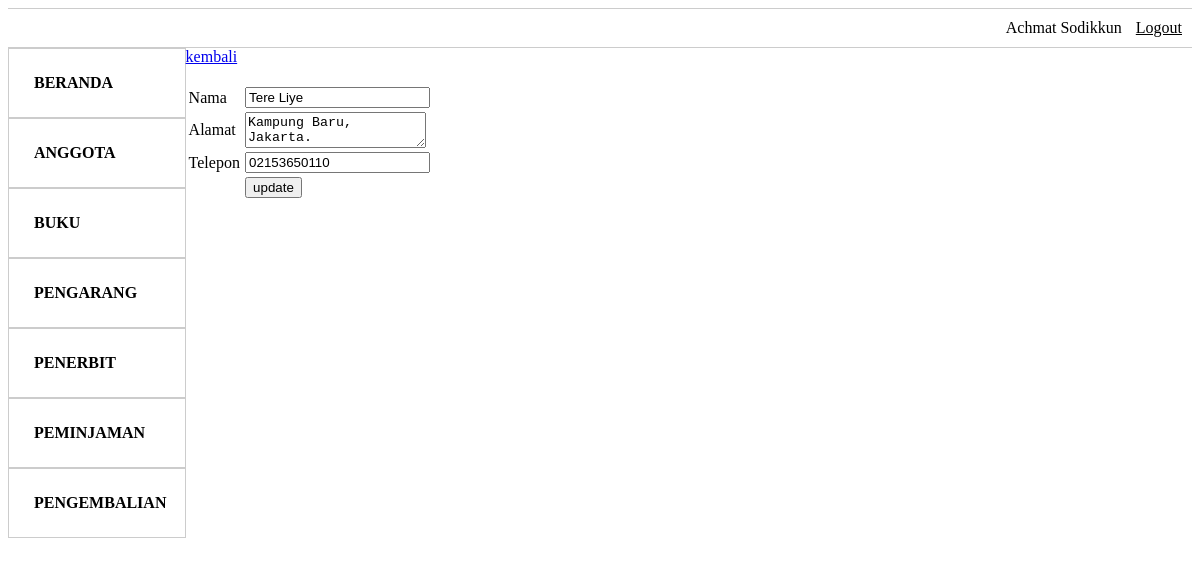
Page /admin/edit_pengarang.php?id=1 (signed in) on the committed database.
### tables this page shows
CREATE TABLE `petugas` (
  `id` int(11) NOT NULL,
  `username` varchar(45) DEFAULT NULL,
  `password` varchar(45) DEFAULT NULL,
  `nama_petugas` varchar(100) DEFAULT NULL,
  `telp_petugas` varchar(12) DEFAULT NULL,
  `alamat_petugas` tinytext DEFAULT NULL
);

CREATE TABLE `pengarang` (
  `id_pengarang` int(11) NOT NULL,
  `nama_pengarang` varchar(100) DEFAULT NULL,
  `alamat_pengarang` tinytext DEFAULT NULL,
  `telp_pengarang` varchar(12) DEFAULT NULL
);

### admin/edit_pengarang.php (the view, shortened to what this page needs)
<?php
include_once("../koneksi.php");
?>
<?php
$id = $_GET['id'];
$data = mysqli_query($mysqli, "SELECT * FROM pengarang WHERE id_pengarang=$id");
while($tampil = mysqli_fetch_array($data))
{
    $nama = $tampil['nama_pengarang'];
    $alamat = $tampil['alamat_pengarang'];
    $telp = $tampil['telp_pengarang'];
}
?>
<html>
<head>
    </head>
 <?php
        include("../koneksi.php");
        $user = $_SESSION['username'];
        $data = mysqli_query($mysqli, "SELECT * FROM petugas WHERE username = '$user'");
        $tampil = mysqli_fetch_array($data);
?>
<body>
<ul class="menu">
 <li><?php echo $tampil['nama_petugas']; ?></li>
  <li><a href="../logout.php">Logout</a></li>
</ul>
<ul class="sidebar">
    <li><a href="index.php">Beranda</a></li>
    <li><a href="anggota.php">Anggota</a></li>
    <li><a href="buku.php">Buku</a></li>
    <li><a href="pengarang.php">Pengarang</a></li>
    <li><a href="penerbit.php">Penerbit</a></li>
    <li><a href="peminjaman.php">Peminjaman</a></li>
    <li><a href="pengembalian.php">Pengembalian</a></li>
  </ul>
  <div class= "tabel">
    <a href="pengarang.php">kembali</a>
    <br/><br/>
    <form name="update_user" method="post" action="edit_pengarang.php">
            <table width="25%" border="0">
            <tr>
                <td>Nama</td>
                <td><input type="text" name="nama" value='<?php echo $nama;?>'></td>
            </tr>
            <tr>
                <td>Alamat</td>
                <td><textarea name="alamat"><?php echo $alamat;?></textarea></td>
            </tr>
            <tr>
                <td>Telepon</td>
                <td><input type="text" name="telp" value='<?php echo $telp;?>'></td>
            </tr>
            <tr>
                <td><input type="hidden" name="id" value=<?php echo $_GET['id'];?>></td>
                <td><input type="submit" name="update" value="update"></td>
            </tr>
        </table>
    </form>
</div>
</body>
</html>

### admin/edit_pengarang.php (style rules this page uses)
.menu { border:1px solid #ccc; border-width:1px 0; list-style:none; margin:0; padding:0; text-align:right; }
.menu li { display:inline; }
.menu a { display:inline-block; padding:10px; color:black; }
.sidebar { margin:0; padding:0; height: 100vh; width: 15%; list-style: none; float: left; }
.sidebar li a { display: block; padding: 25px; text-decoration: none; color: black; font-weight: bold; text-transform: uppercase; border: 1px solid #ccc; }
.tabel { width: 85%; float: right; }

### rows in the picture
petugas: nama_petugas "Achmat Sodikkun"
pengarang: nama "Tere Liye", alamat "Kampung Baru, Jakarta.", telp "02153650110"
